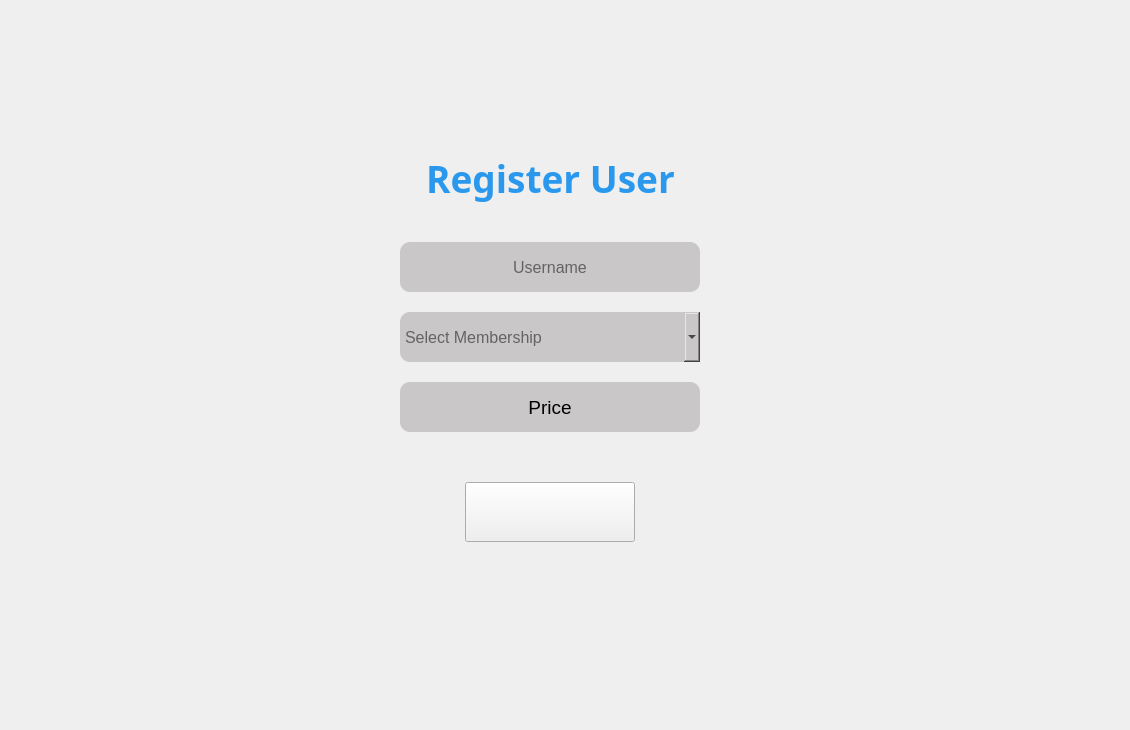
     <widget class="QWidget" name="page_5">
      <property name="styleSheet">
       <string notr="true">

#verticalLayout_4 {
border-image:url(:/images/1.png);
}

</string>
      </property>
      <widget class="QWidget" name="widget_3" native="true">
       <property name="geometry">
        <rect>
         <x>0</x>
         <y>0</y>
         <width>1121</width>
         <height>721</height>
        </rect>
       </property>
       <property name="styleSheet">
        <string notr="true">#widget_3 {
border-image:url(:/images/realbackground3.png);

}</string>
       </property>
       <layout class="QVBoxLayout" name="verticalLayout_5">
        <item>
         <widget class="QWidget" name="widget_2" native="true">
          <property name="styleSheet">
           <string notr="true">#widget_2 {
border-image:url(:/images/regUserBackground1.png);
}</string>
          </property>
          <widget class="QWidget" name="">
           <property name="geometry">
            <rect>
             <x>340</x>
             <y>120</y>
             <width>421</width>
             <height>441</height>
            </rect>
           </property>
           <layout class="QVBoxLayout" name="verticalLayout_4">
            <item>
             <widget class="QLabel" name="label_2">
              <property name="maximumSize">
               <size>
                <width>16777215</width>
                <height>100</height>
               </size>
              </property>
              <property name="font">
               <font>
                <family>Fredoka</family>
                <pointsize>28</pointsize>
                <bold>true</bold>
               </font>
              </property>
              <property name="styleSheet">
               <string notr="true">#label_2 {
font-weight: bold;
color: #2A99ED;
font-family: &quot;Fredoka&quot;;
}</string>
              </property>
              <property name="text">
               <string>Register User</string>
              </property>
              <property name="alignment">
               <set>Qt::AlignCenter</set>
              </property>
             </widget>
            </item>
            <item>
             <layout class="QGridLayout" name="gridLayout_25">
              <property name="verticalSpacing">
               <number>20</number>
              </property>
              <item row="4" column="0">
               <layout class="QGridLayout" name="gridLayout_26">
                <property name="topMargin">
                 <number>30</number>
                </property>
                <property name="rightMargin">
                 <number>0</number>
                </property>
                <property name="bottomMargin">
                 <number>11</number>
                </property>
                <item row="0" column="0">
                 <widget class="QPushButton" name="RegisterButton">
                  <property name="maximumSize">
                   <size>
                    <width>170</width>
                    <height>60</height>
                   </size>
                  </property>
                  <property name="styleSheet">
                   <string notr="true">border-image:url(:/images/RegisterButton_RegistPage.png);</string>
                  </property>
                  <property name="text">
                   <string/>
                  </property>
                 </widget>
                </item>
               </layout>
              </item>
              <item row="1" column="0">
               <widget class="QComboBox" name="regUserMembership">
                <property name="minimumSize">
                 <size>
                  <width>0</width>
                  <height>50</height>
                 </size>
                </property>
                <property name="maximumSize">
                 <size>
                  <width>300</width>
                  <height>50</height>
                 </size>
                </property>
                <property name="font">
                 <font>
                  <pointsize>12</pointsize>
                 </font>
                </property>
                <property name="styleSheet">
                 <string notr="true">border-radius: 10px;
background-color: #C9C7C7;
color:black;

</string>
                </property>
                <property name="currentIndex">
                 <number>-1</number>
                </property>
                <property name="placeholderText">
                 <string>Select Membership</string>
                </property>
               </widget>
              </item>
              <item row="0" column="0">
               <widget class="QLineEdit" name="regUserUsername">
                <property name="maximumSize">
                 <size>
                  <width>300</width>
                  <height>50</height>
                 </size>
                </property>
                <property name="sizeIncrement">
                 <size>
                  <width>100</width>
                  <height>0</height>
                 </size>
                </property>
                <property name="font">
                 <font>
                  <pointsize>12</pointsize>
                 </font>
                </property>
                <property name="styleSheet">
                 <string notr="true">border-radius: 10px;
background-color: #C9C7C7;
color:black;</string>
                </property>
                <property name="text">
                 <string/>
                </property>
                <property name="alignment">
                 <set>Qt::AlignCenter</set>
                </property>
                <property name="placeholderText">
                 <string>Username</string>
                </property>
               </widget>
              </item>
              <item row="3" column="0">
               <widget class="QLabel" name="regPriceLabel">
                <property name="maximumSize">
                 <size>
                  <width>300</width>
                  <height>50</height>
                 </size>
                </property>
                <property name="font">
                 <font>
                  <pointsize>14</pointsize>
                 </font>
                </property>
                <property name="styleSheet">
                 <string notr="true">border-radius: 10px;
background-color: #C9C7C7;
color:black;</string>
                </property>
                <property name="text">
                 <string>Price</string>
                </property>
                <property name="alignment">
                 <set>Qt::AlignCenter</set>
                </property>
               </widget>
              </item>
             </layout>
            </item>
           </layout>
          </widget>
         </widget>
        </item>
       </layout>
      </widget>
     </widget>
